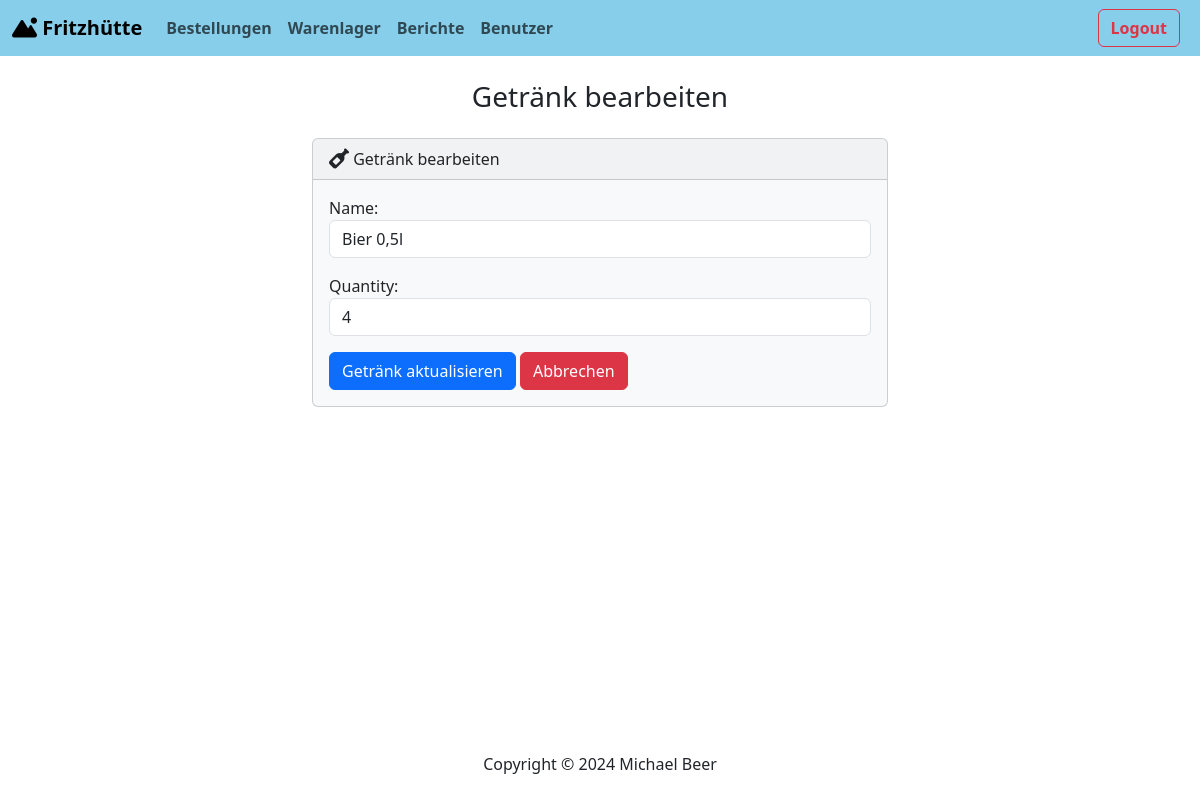
Before: /warehouse/edit_beverage/1 (signed in) with the older database file.
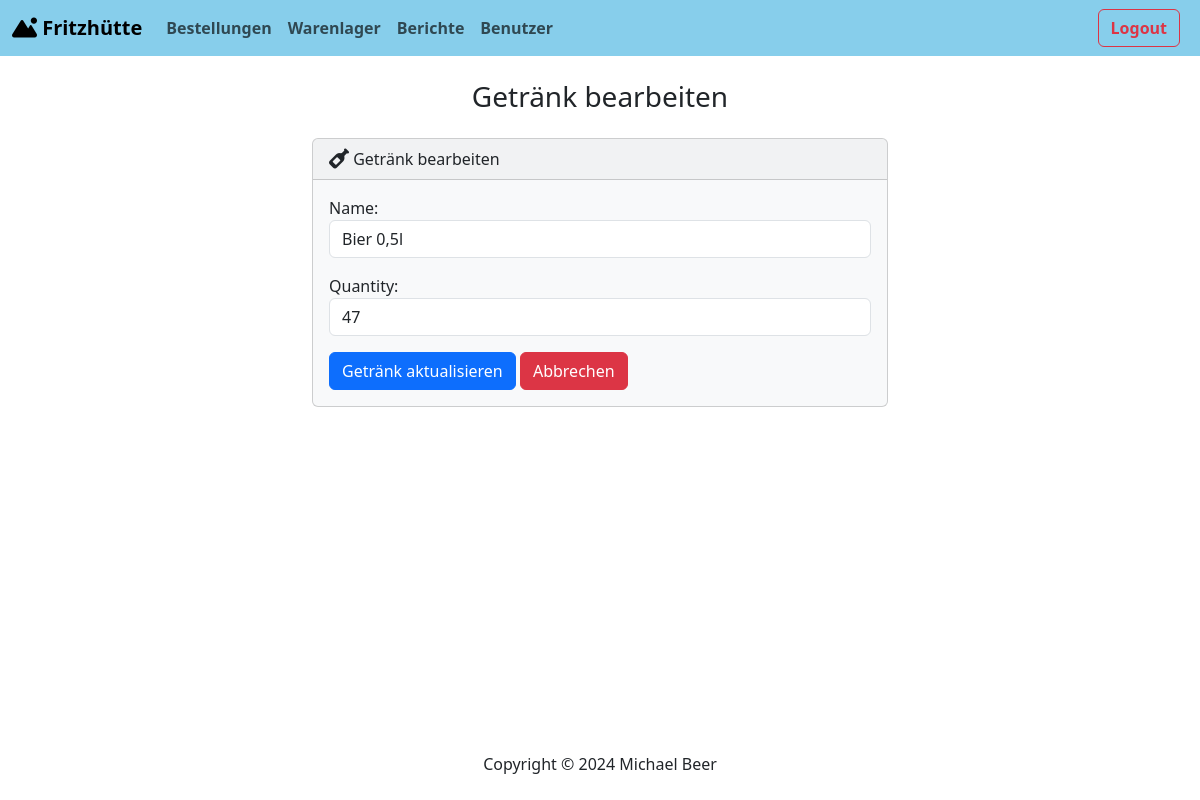
After: the same page with the newer database file.
### warehouse/models.py (models this page shows, shortened)
class Item(models.Model):
    name = models.CharField(max_length=100)
    price = models.DecimalField(max_digits=5, decimal_places=2)
    quantity = models.IntegerField()
    category = models.CharField(max_length=100, default='Food')
    is_active = models.BooleanField(default=True)
    class Meta:
        abstract = True

class Beverage(Item):
    class Meta:
        verbose_name_plural = 'Beverages'

### warehouse/views.py (the view)
# urls.py: path('edit_beverage/<int:beverage_id>',views.edit_beverage, name='edit_beverage'),
@login_required
@permission_required('warehouse.change_beverage')
def edit_beverage(request, beverage_id):
    beverage_instance = get_object_or_404(Beverage, id=beverage_id)
    if request.method == 'POST':
        form = BeverageQuantityForm(request.POST, instance=beverage_instance)
        if form.is_valid():
            form.save()
            messages.success(request, 'Das Getränk wurde erfolgreich geändert.')
            return redirect('index')
    else:
        form = BeverageQuantityForm(instance=beverage_instance)
    return render(request, 'warehouse/edit_beverage.html', {'form':form})

### warehouse/forms.py
class BeverageQuantityForm(forms.ModelForm):
    name = forms.CharField(label='Name', widget=forms.TextInput(attrs={'class': 'form-control', 'readonly': 'readonly'}))
    class Meta:
        model = Beverage
        fields = ['name', 'quantity']
        widgets = {
            'quantity': forms.NumberInput(attrs={'class': 'form-control'}),
        }

### warehouse/templates/warehouse/edit_beverage.html (shortened to what this page needs)
{% extends "base.html" %}
{% block body %}
    <h3 class="text-center m-4">Getränk bearbeiten</h3>
    <div class="row justify-content-center">
        <div class="col-md-6">
            <div class="card bg-light mb-3">
                <div class="card-header">
                    <i class="fa-solid fa-wine-bottle fa-lg"></i> Getränk bearbeiten
                </div>
                <div class="card-body">
                    <form action="" method="POST">
                        <div class="mb-3">
                            {{ form.as_p }}
                        </div>
                        <button type="submit" class="btn btn-primary">Getränk aktualisieren</button>
                        <a href="{% url 'index' %}" class="btn btn-danger">Abbrechen</a>
                      </form>
                </div>
            </div>
        </div>
    </div>
{% endblock %}

Changed rows visible on the page:
changed Beverage "Bier 0,5l": quantity "4" → "47"
